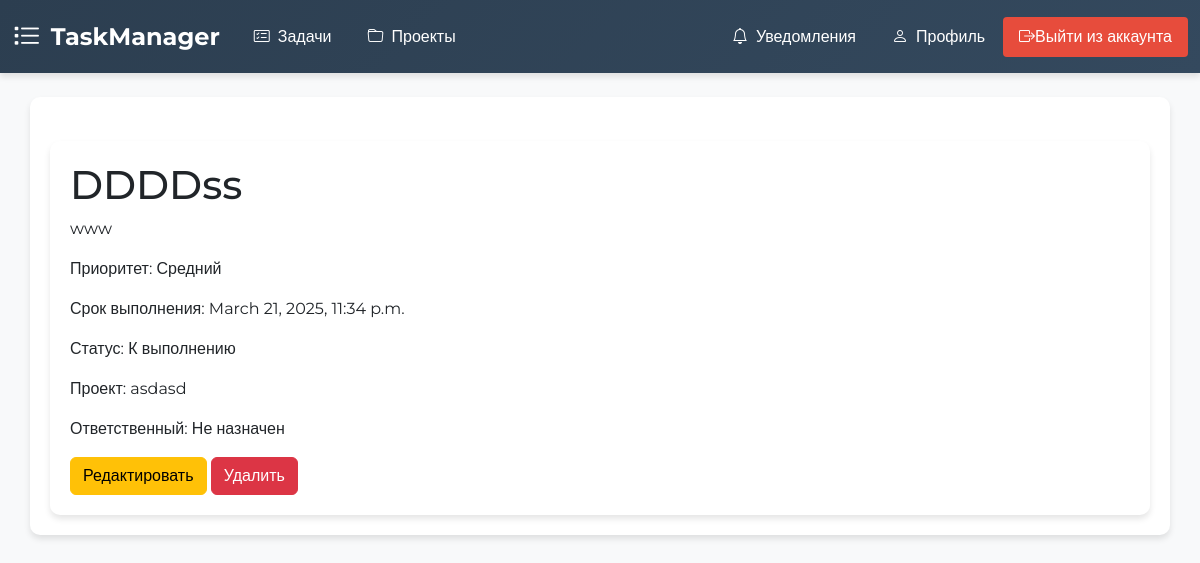
/task-manager/task/14/ (signed in), run on an earlier commit of the app's database.
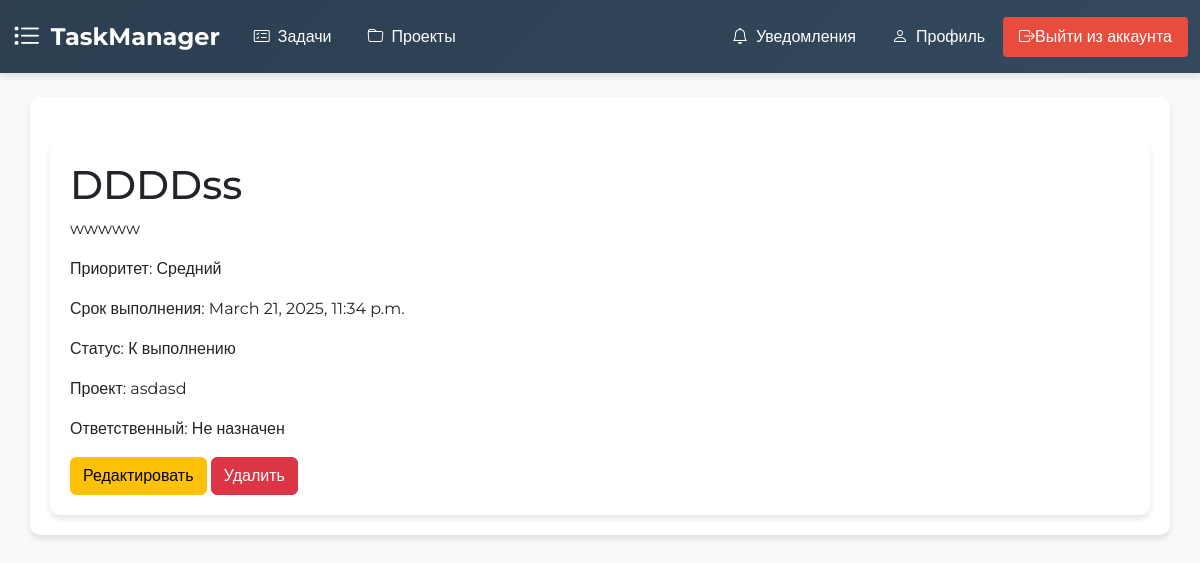
And on a later commit of the database.
### taskmanager/models.py (models this page shows, shortened)
class Task(models.Model):
    PRIORITY_CHOICES = [
        ('high', 'Высокий'),
        ('medium', 'Средний'),
        ('low', 'Низкий'),
    ]
    STATUS_CHOICES = [
        ('todo', 'К выполнению'),
        ('in_progress', 'В процессе'),
        ('done', 'Выполнено'),
    ]
    title = models.CharField(max_length=200)
    description = models.TextField()
    due_date = models.DateTimeField()
    priority = models.CharField(max_length=10, choices=PRIORITY_CHOICES)
    status = models.CharField(max_length=20, choices=STATUS_CHOICES, default='todo')
    project = models.ForeignKey('Project', on_delete=models.CASCADE, null=True, blank=True)  # Необязательное поле
    category = models.ForeignKey('Category', on_delete=models.CASCADE, null=True, blank=True)  # Необязательное поле
    assigned_to = models.ForeignKey(User, on_delete=models.SET_NULL, null=True, blank=True,
                                    related_name='assigned_tasks')
    created_by = models.ForeignKey(User, on_delete=models.CASCADE)
    created_at = models.DateTimeField(auto_now_add=True)

class Project(models.Model):
    name = models.CharField(max_length=100)
    created_by = models.ForeignKey(User, on_delete=models.CASCADE, related_name='created_projects')
    users = models.ManyToManyField(User, related_name='projects')
    editors = models.ManyToManyField(User, related_name='editable_projects', blank=True)

### taskmanager/views.py (the view)
# urls.py: path('task/<int:task_id>/', task_detail, name='task_detail'),
@login_required
def task_detail(request, task_id):
    task = get_object_or_404(Task, id=task_id, created_by=request.user)
    return render(request, 'taskmanager/task_detail.html', {'task': task})

### taskmanager/context_processors.py (called while the page is built)
def unread_notifications_count(request):
    if request.user.is_authenticated:
        unread_notifications_count = Notification.objects.filter(users=request.user).exclude(read_by=request.user).count()
        return {'unread_notifications_count': unread_notifications_count}
    return {}

### taskmanager/templates/taskmanager/task_detail.html (shortened to what this page needs)
{% extends "taskmanager/base.html" %}
{% block body %}
<div class="container mt-4">
    <h1>{{ task.title }}</h1>
    <p>{{ task.description }}</p>
    <p>Приоритет: {{ task.get_priority_display }}</p>
    <p>Срок выполнения: {{ task.due_date }}</p>
    <p>Статус: {{ task.get_status_display }}</p>
    {% if task.project %}
        <p>Проект: {{ task.project.name }}</p>
    {% endif %}
    {% if task.assigned_to %}
        <p>Ответственный: {{ task.assigned_to.username }}</p>
    {% else %}
        <p>Ответственный: Не назначен</p>
    {% endif %}
    <a href="{% url 'taskmanager:edit_task' task.id %}" class="btn btn-warning">Редактировать</a>
    <a href="{% url 'taskmanager:delete_task' task.id %}" class="btn btn-danger">Удалить</a>
</div>
{% endblock %}

What changed in the data, as far as the page shows it:
changed Task "DDDDss": description "www" → "wwwww"
